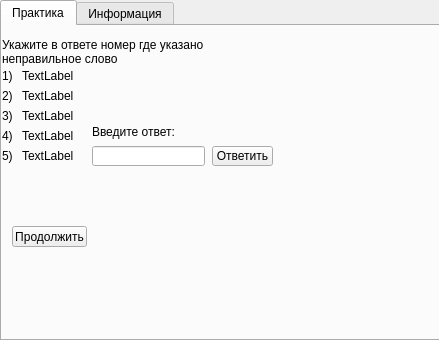
<?xml version="1.0" encoding="UTF-8"?>
<ui version="4.0">
 <class>Form</class>
 <widget class="QWidget" name="Form">
  <property name="geometry">
   <rect>
    <x>0</x>
    <y>0</y>
    <width>439</width>
    <height>340</height>
   </rect>
  </property>
  <property name="windowTitle">
   <string>Form</string>
  </property>
  <widget class="QTabWidget" name="tabWidget">
   <property name="geometry">
    <rect>
     <x>0</x>
     <y>0</y>
     <width>441</width>
     <height>341</height>
    </rect>
   </property>
   <property name="currentIndex">
    <number>0</number>
   </property>
   <widget class="QWidget" name="tab">
    <attribute name="title">
     <string>Практика</string>
    </attribute>
    <widget class="QLabel" name="lbl_1">
     <property name="geometry">
      <rect>
       <x>0</x>
       <y>40</y>
       <width>21</width>
       <height>20</height>
      </rect>
     </property>
     <property name="text">
      <string>1)</string>
     </property>
    </widget>
    <widget class="QLabel" name="lbl_2">
     <property name="geometry">
      <rect>
       <x>0</x>
       <y>60</y>
       <width>21</width>
       <height>20</height>
      </rect>
     </property>
     <property name="text">
      <string>2)</string>
     </property>
    </widget>
    <widget class="QLabel" name="lbl_3">
     <property name="geometry">
      <rect>
       <x>0</x>
       <y>80</y>
       <width>21</width>
       <height>20</height>
      </rect>
     </property>
     <property name="text">
      <string>3)</string>
     </property>
    </widget>
    <widget class="QLabel" name="lbl_4">
     <property name="geometry">
      <rect>
       <x>0</x>
       <y>100</y>
       <width>21</width>
       <height>20</height>
      </rect>
     </property>
     <property name="text">
      <string>4)</string>
     </property>
    </widget>
    <widget class="QLabel" name="label_ans">
     <property name="geometry">
      <rect>
       <x>0</x>
       <y>140</y>
       <width>161</width>
       <height>61</height>
      </rect>
     </property>
     <property name="text">
      <string/>
     </property>
    </widget>
    <widget class="QLabel" name="lbl_5">
     <property name="geometry">
      <rect>
       <x>0</x>
       <y>120</y>
       <width>21</width>
       <height>20</height>
      </rect>
     </property>
     <property name="text">
      <string>5)</string>
     </property>
    </widget>
    <widget class="QPushButton" name="btn_cont">
     <property name="geometry">
      <rect>
       <x>10</x>
       <y>200</y>
       <width>75</width>
       <height>21</height>
      </rect>
     </property>
     <property name="text">
      <string>Продолжить</string>
     </property>
    </widget>
    <widget class="QLabel" name="lbl1">
     <property name="geometry">
      <rect>
       <x>20</x>
       <y>40</y>
       <width>91</width>
       <height>20</height>
      </rect>
     </property>
     <property name="text">
      <string>TextLabel</string>
     </property>
    </widget>
    <widget class="QLabel" name="lbl2">
     <property name="geometry">
      <rect>
       <x>20</x>
       <y>60</y>
       <width>91</width>
       <height>20</height>
      </rect>
     </property>
     <property name="text">
      <string>TextLabel</string>
     </property>
    </widget>
    <widget class="QLabel" name="lbl3">
     <property name="geometry">
      <rect>
       <x>20</x>
       <y>80</y>
       <width>91</width>
       <height>20</height>
      </rect>
     </property>
     <property name="text">
      <string>TextLabel</string>
     </property>
    </widget>
    <widget class="QLabel" name="lbl4">
     <property name="geometry">
      <rect>
       <x>20</x>
       <y>100</y>
       <width>91</width>
       <height>20</height>
      </rect>
     </property>
     <property name="text">
      <string>TextLabel</string>
     </property>
    </widget>
    <widget class="QLabel" name="lbl5">
     <property name="geometry">
      <rect>
       <x>20</x>
       <y>120</y>
       <width>91</width>
       <height>20</height>
      </rect>
     </property>
     <property name="text">
      <string>TextLabel</string>
     </property>
    </widget>
    <widget class="QLineEdit" name="acw">
     <property name="geometry">
      <rect>
       <x>90</x>
       <y>120</y>
       <width>113</width>
       <height>20</height>
      </rect>
     </property>
    </widget>
    <widget class="QLabel" name="Vvod">
     <property name="geometry">
      <rect>
       <x>90</x>
       <y>90</y>
       <width>151</width>
       <height>31</height>
      </rect>
     </property>
     <property name="text">
      <string>Введите ответ:</string>
     </property>
    </widget>
    <widget class="QLabel" name="info">
     <property name="geometry">
      <rect>
       <x>0</x>
       <y>10</y>
       <width>211</width>
       <height>31</height>
      </rect>
     </property>
     <property name="font">
      <font>
       <weight>50</weight>
       <italic>false</italic>
       <bold>false</bold>
       <underline>false</underline>
       <strikeout>false</strikeout>
       <stylestrategy>PreferAntialias</stylestrategy>
       <kerning>true</kerning>
      </font>
     </property>
     <property name="mouseTracking">
      <bool>false</bool>
     </property>
     <property name="tabletTracking">
      <bool>false</bool>
     </property>
     <property name="acceptDrops">
      <bool>false</bool>
     </property>
     <property name="autoFillBackground">
      <bool>false</bool>
     </property>
     <property name="text">
      <string>Укажите в ответе номер где указано неправильное слово</string>
     </property>
     <property name="wordWrap">
      <bool>true</bool>
     </property>
    </widget>
    <widget class="QPushButton" name="pushButton">
     <property name="geometry">
      <rect>
       <x>210</x>
       <y>120</y>
       <width>61</width>
       <height>20</height>
      </rect>
     </property>
     <property name="text">
      <string>Ответить</string>
     </property>
    </widget>
   </widget>
   <widget class="QWidget" name="Information">
    <property name="toolTip">
     <string>&lt;html&gt;&lt;head/&gt;&lt;body&gt;&lt;p&gt;Информация&lt;/p&gt;&lt;p&gt;&lt;br/&gt;&lt;/p&gt;&lt;/body&gt;&lt;/html&gt;</string>
    </property>
    <attribute name="title">
     <string>Информация</string>
    </attribute>
    <widget class="QTextBrowser" name="textBrowser">
     <property name="geometry">
      <rect>
       <x>0</x>
       <y>0</y>
       <width>441</width>
       <height>321</height>
      </rect>
     </property>
     <property name="html">
      <string>&lt;!DOCTYPE HTML PUBLIC &quot;-//W3C//DTD HTML 4.0//EN&quot; &quot;http://www.w3.org/TR/REC-html40/strict.dtd&quot;&gt;
&lt;html&gt;&lt;head&gt;&lt;meta name=&quot;qrichtext&quot; content=&quot;1&quot; /&gt;&lt;style type=&quot;text/css&quot;&gt;
p, li { white-space: pre-wrap; }
&lt;/style&gt;&lt;/head&gt;&lt;body style=&quot; font-family:'MS Shell Dlg 2'; font-size:8.25pt; font-weight:400; font-style:normal;&quot;&gt;
&lt;p style=&quot;-qt-paragraph-type:empty; margin-top:0px; margin-bottom:0px; margin-left:0px; margin-right:0px; -qt-block-indent:0; text-indent:0px;&quot;&gt;&lt;br /&gt;&lt;/p&gt;
&lt;p style=&quot; margin-top:0px; margin-bottom:0px; margin-left:0px; margin-right:0px; -qt-block-indent:0; text-indent:0px;&quot;&gt;&lt;span style=&quot; font-size:8pt;&quot;&gt;Для выполнения задания 4 ЕГЭ по русскому языку рекомендуется следующий алгоритм:&lt;/span&gt;&lt;/p&gt;
&lt;ol style=&quot;margin-top: 0px; margin-bottom: 0px; margin-left: 0px; margin-right: 0px; -qt-list-indent: 1;&quot;&gt;&lt;li style=&quot; font-size:8pt;&quot; style=&quot; margin-top:12px; margin-bottom:12px; margin-left:0px; margin-right:0px; -qt-block-indent:0; text-indent:0px;&quot;&gt;Внимательно прочитайте все слова.&lt;/li&gt;
&lt;li style=&quot; font-size:8pt;&quot; style=&quot; margin-top:12px; margin-bottom:12px; margin-left:0px; margin-right:0px; -qt-block-indent:0; text-indent:0px;&quot;&gt;Среди предложенных в тесте слов выберите те, которые можно объяснить правилом, вспомните правила орфоэпии. Самые маленькие группы слов: прилагательные, деепричастия, наречия.&lt;/li&gt;
&lt;li style=&quot; font-size:8pt;&quot; style=&quot; margin-top:12px; margin-bottom:12px; margin-left:0px; margin-right:0px; -qt-block-indent:0; text-indent:0px;&quot;&gt;Если после этого все еще остались варианты, то вспомните слова, которые не подчиняются правилам или являются исключениями (такие слова как «клАла», «послАла», «откУпорить» и другие).&lt;/li&gt;&lt;/ol&gt;
&lt;p style=&quot; margin-top:12px; margin-bottom:12px; margin-left:0px; margin-right:0px; -qt-block-indent:0; text-indent:0px;&quot;&gt;&lt;span style=&quot; font-size:8pt;&quot;&gt;Для того, чтобы запомнить ударения, рекомендуется выучить правила. Слова нужно учить не вперемешку, а группами, объединенными общим звучанием.&lt;/span&gt;&lt;/p&gt;&lt;/body&gt;&lt;/html&gt;</string>
     </property>
    </widget>
   </widget>
  </widget>
 </widget>
 <resources/>
 <connections/>
</ui>
